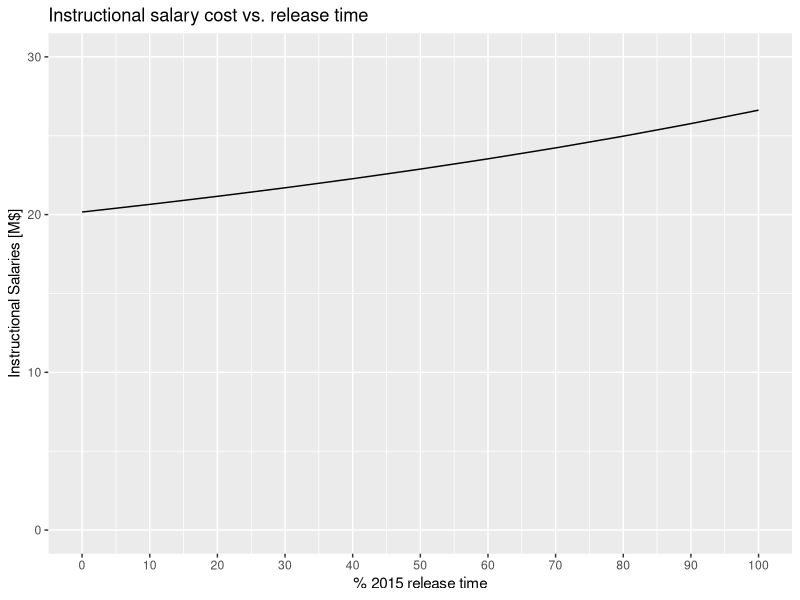
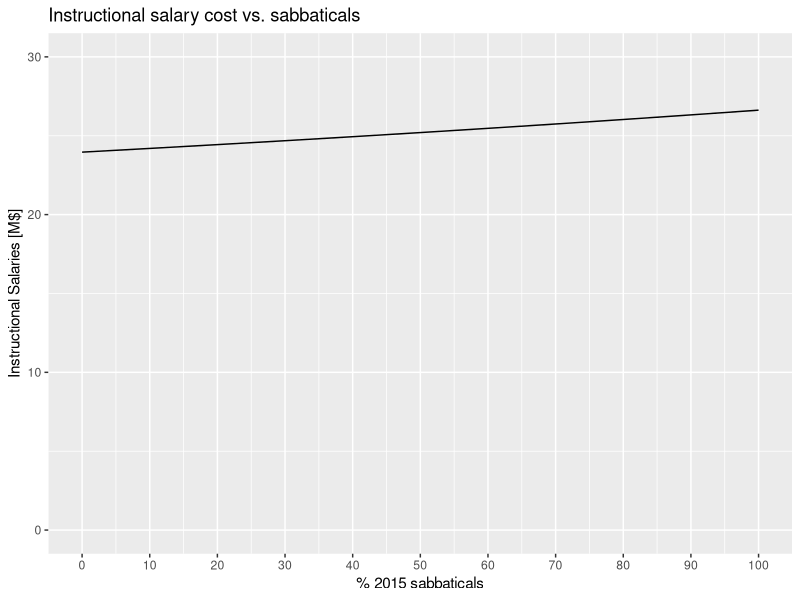
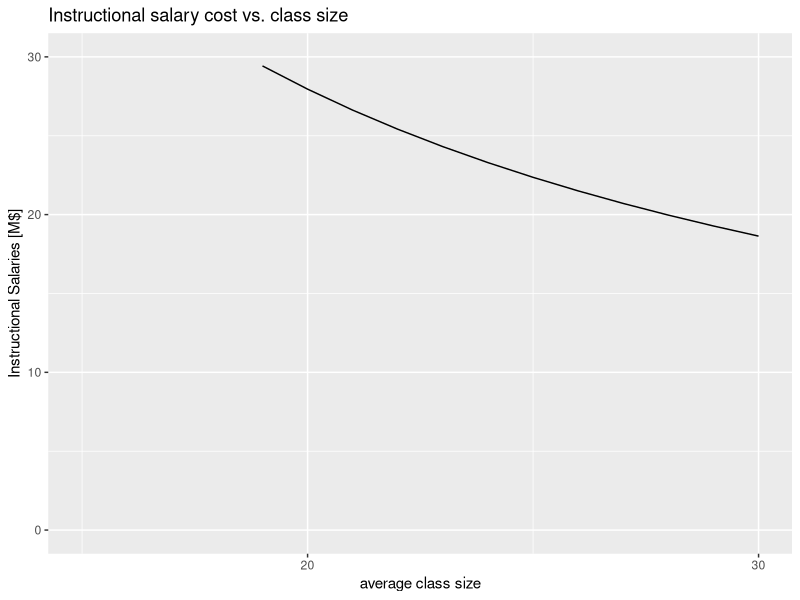
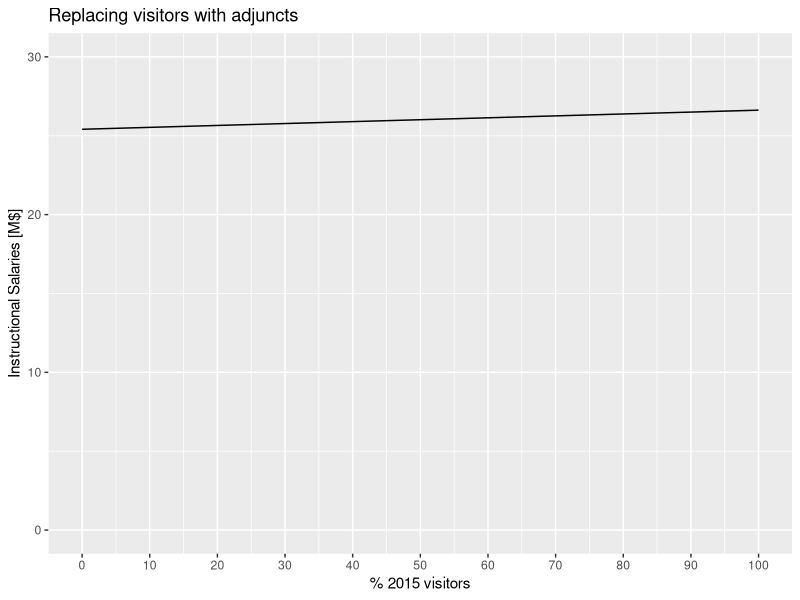
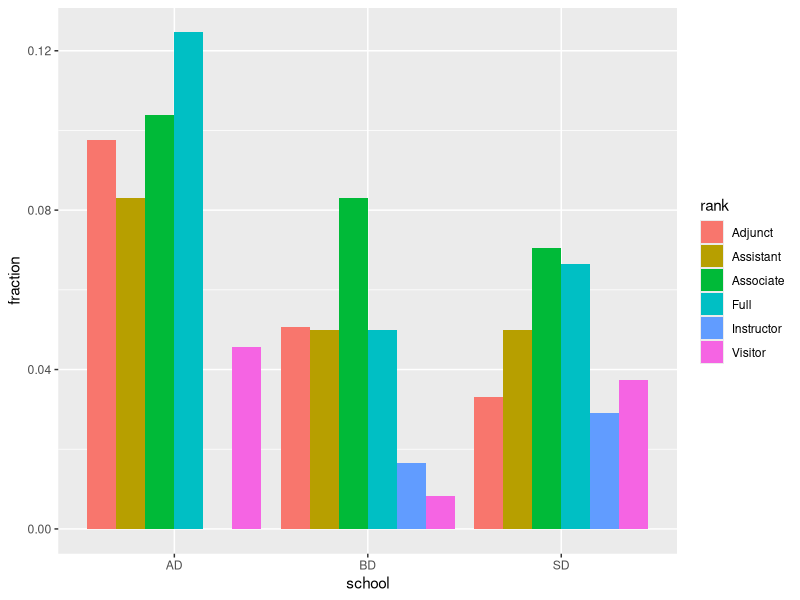
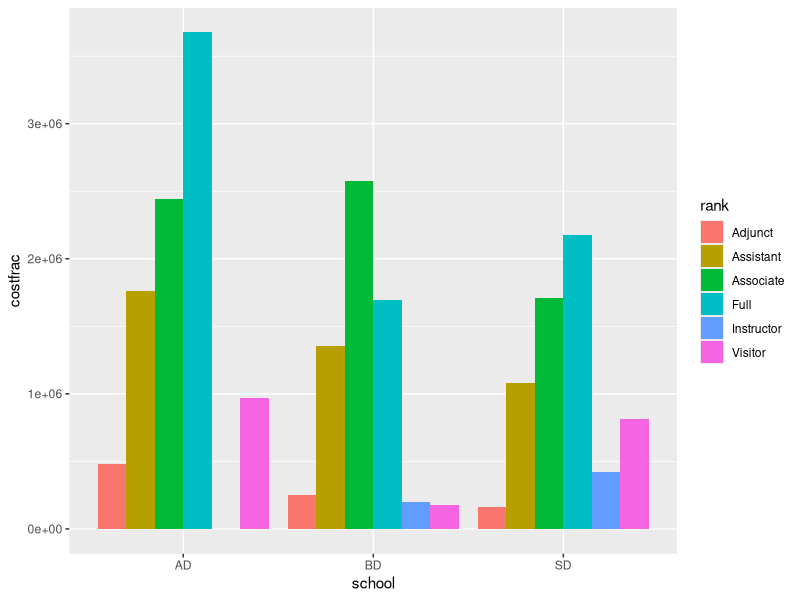

These figures' R source, in order:
library(ggplot2)

dat <-read.table("dat/costvRT.dat")
g<-qplot(dat[,1],dat[,2]/1000000,geom="line",main="Instructional salary cost vs. release time",xlab="% 2015 release time",ylab="Instructional Salaries [M$]", ylim=c(0,30)) +
	scale_x_continuous(breaks = round(seq(0,100,10))) 
print(g)
dev.copy2pdf(file="plots/costvRT.pdf")
readline(prompt="Press [enter] to continue")

dat <-read.table("dat/costvsab.dat")
g<-qplot(dat[,1],dat[,2]/1000000,geom="line",main="Instructional salary cost vs. sabbaticals",xlab="% 2015 sabbaticals",ylab="Instructional Salaries [M$]", ylim=c(0,30)) +
	scale_x_continuous(breaks = round(seq(0,100,10))) 
print(g)
dev.copy2pdf(file="plots/costvsab.pdf")
readline(prompt="Press [enter] to continue")

dat <-read.table("dat/costvsize.dat")
g<-qplot(dat[,1],dat[,2]/1000000,geom="line",main="Instructional salary cost vs. class size",xlab="average class size",ylab="Instructional Salaries [M$]", ylim=c(0,30)) +
	scale_x_continuous(breaks = round(seq(0,100,10))) 
print(g)
dev.copy2pdf(file="plots/costvsize.pdf")
readline(prompt="Press [enter] to continue")

dat <-read.table("dat/costvvis.dat")
g<-qplot(dat[,1],dat[,2]/1000000,geom="line",main="Replacing visitors with adjuncts",xlab="% 2015 visitors",ylab="Instructional Salaries [M$]", ylim=c(0,30)) +
	scale_x_continuous(breaks = round(seq(0,100,10))) 
print(g)
dev.copy2pdf(file="plots/costvvis.pdf")
readline(prompt="Press [enter] to continue")

school<-c(rep("AD",6),rep("BD",6),rep("SD",6))
rank<-c(rep(c("Adjunct","Instructor","Visitor","Assistant","Associate","Full"),3))
fraction<-c(0.0976, 0.0000, 0.0457, 0.0831, 0.1039, 0.1246, 0.0507, 0.0166, 0.0083, 0.0499, 0.0831, 0.0499, 0.0332, 0.0291, 0.0374, 0.0499, 0.0706, 0.0665)
frac<-data.frame(school,rank,fraction)
gfrac<-ggplot(frac, aes(fill=rank, y=fraction, x=school)) + 
    geom_bar( stat="identity",position="dodge")
print(gfrac)
dev.copy2pdf(file="plots/fracN.pdf")
readline(prompt="Press [enter] to continue")


salary<-c(20400.00, 0.00, 63100.00, 63100.00, 69917.00, 87796.00, 20400.00, 35057.00, 63100.00, 80590.00, 92339.00, 101158.00, 20400.00, 42741.00, 64566.00, 64566.00, 72012.00, 97446.00)
health<-c(0.00, 0.00, 25240.00, 25240.00, 27966.80, 35118.40, 0.00, 14022.80, 25240.00, 32236.00, 36935.60, 40463.20, 0.00, 17096.40, 25826.40, 25826.40, 28804.80, 38978.40)
comp<-salary+health
costfrac<-comp*fraction*240
cfrac<-data.frame(school,rank,costfrac)
gcfrac<-ggplot(frac, aes(fill=rank, y=costfrac, x=school)) + 
    geom_bar( stat="identity",position="dodge")
print(gcfrac)
dev.copy2pdf(file="plots/fracSal.pdf")
readline(prompt="Press [enter] to continue")
